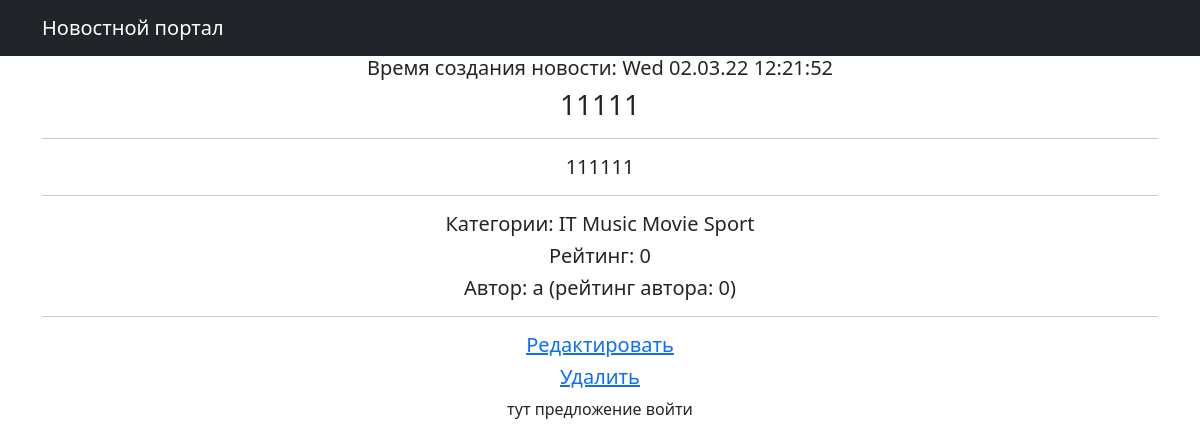
The app's page /posts/11/ with its own data.
### News/models.py (models this page shows, shortened)
class Post(models.Model):
    story = 'ST'
    news = 'NW'
    VARIANTS = [
        (story, 'статья'),
        (news, 'новость'),
    ]
    type = models.CharField(max_length=2, choices=VARIANTS)
    time = models.DateTimeField(auto_now_add=True)
    header = models.CharField(max_length=255)
    text = models.TextField()
    rating_post = models.IntegerField(default=0)
    author_post = models.ForeignKey(Author, on_delete=models.CASCADE)
    category = models.ManyToManyField(Category, through='PostCategory')

class Category(models.Model):
    name = models.CharField(max_length=100, unique=True)
    subscribers = models.ManyToManyField(
                                        User,
                                        through='Subscribe', related_name='subs'
                                        )

class Author(models.Model):
    author_name = models.OneToOneField(User, on_delete=models.CASCADE, primary_key=True)
    rating = models.IntegerField(default=0)
    def __str__(self):
        return self.author_name.username

### News/views.py (the view)
# urls.py: path('<int:pk>/',  cache_page(60*10)(PostView.as_view()), name='detail'),
class PostView(DetailView):
    model = Post
    context_object_name = 'post'
    def get_context_data(self, **kwargs):
        context = super().get_context_data(**kwargs)
        return context

### News/templatetags/custom_filters.py (called while the page is built)
@register.filter(name='censor')
def censor(value):
    bad_words = ['kaka', 'saka', 'nigga']
    text = set(value.split())
    for i in text:
        for j in bad_words:
            if i == j:
                return value.replace(i, '***')
    return value

### templates/News/Post_detail.html (shortened to what this page needs)
{% extends 'flatpages/default.html' %}
{% load custom_filters %}
{% block content %}
<h5>Время создания новости: {{ post.time|date:'D d.m.y H:i:s'}}</h5>
<h3>{{ post.header }}</h3>
<hr>
<h5>{{ post.text|censor }}</h5>
<hr>
<h5>Категории: {% for cat in post.category.all %} {{ cat.name }} {% endfor %} </h5>
<h5>Рейтинг: {{ post.rating_post }}</h5>
<h5>Автор: {{ post.author_post }} (рейтинг автора: {{ post.author_post.rating }})</h5>
<hr>
<h5><a href='{% url "edit" post.id %}'> Редактировать </a></h5>
<h5><a href='{% url "delete" post.id %}'> Удалить </a></h5>
 {% if user.is_authenticated %}
    <a href='{% url "subscribe" %}?q={% for cat in post.category.all %} {{ cat.id }} {% endfor %}'>subscribe category </a>
    {% else %}
    тут предложение войти
    {% endif %}
{% endblock content %}

### records on screen
Post: time "Wed 02.03.22 12:21:52", header "11111", text|censor "111111", rating_post "0", author_post "a", author_post.rating "0"
Category: name "IT"
Category: name "Music"
Category: name "Movie"
Category: name "Sport"
